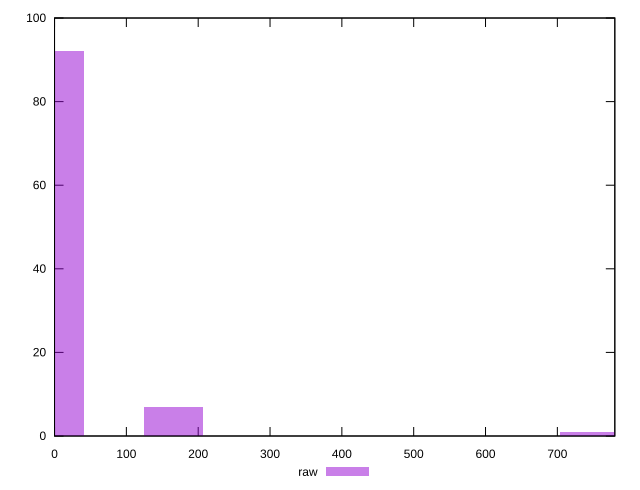

gnuplot code for this plot:
reset

$raw <<EOF
745.473623360346 1
0 92
165.660805191188 7
EOF

set key outside below
set boxwidth 82.830402595594
set xrange [0:780]
set yrange [0:100]
set trange [0:100]
set style fill transparent solid 0.5 noborder
set terminal svg size 640, 490 enhanced background rgb 'white'
set output "report_00019_2021-02-10T18-14-37.922Z//uses-http2/samples/pages+cached+noadtech+nomedia/raw/histogram.svg"

plot $raw title "raw" with boxes

reset
